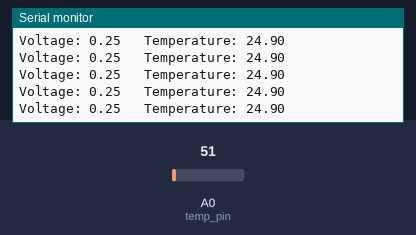
Bench run of a sketch on a simulated Arduino Uno, built with avr-gcc and run on an emulated ATmega328P. Parts: the last lines printed to the serial monitor. The inputs (shaded band) are chosen by the test bench; at power-on: A0 (temp_pin) = 51.

Above: at 1.2 s.
1.3 s: A0 (temp_pin) set to 23
At 1.9 s:
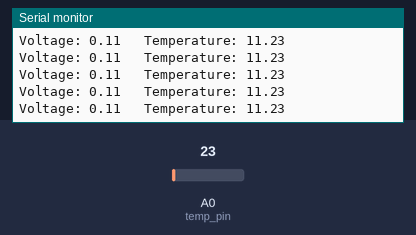
2.8 s: A0 (temp_pin) set to 18
At 3.5 s:
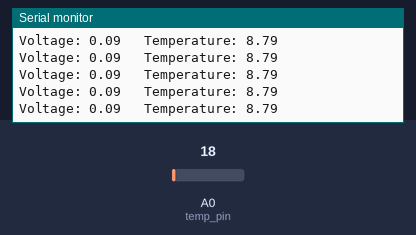
Timing chart, 0 to 5.8 s (numbered marks = the images above; inputs shaded):
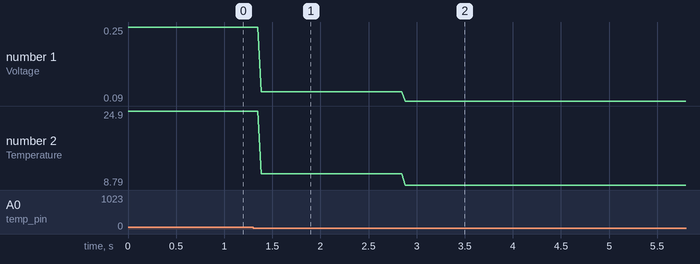

The sketch:

temperature-sensor.ino
```cpp
const int temp_pin=A0;

void setup() {
  // put your setup code here, to run once:
Serial.begin(9600);
}

void loop() {
  // put your main code here, to run repeatedly:
  float voltage;
  voltage = analogRead(temp_pin) * 5.0 / 1024;
  Serial.print("Voltage: ");
  Serial.print(voltage);

  float temp_c;
  temp_c = voltage * 1000.0 / 10.0;
  Serial.print("   Temperature: ");
  Serial.println(temp_c);
}

// Crispus put both sensors in his mouth!!! as per the video instructions
```

Measured:
- after the input at 1.3 s, the serial monitor: prints a new line after 0.09 s (image 1)
- after the input at 2.8 s, the serial monitor: prints a new line after 0.08 s (image 2)
- plotted number 1: 0.25 → 0.11 after the input at 1.3 s, 0.11 → 0.09 after the input at 2.8 s
- plotted number 2: 24.9 → 11.23 after the input at 1.3 s, 11.23 → 8.79 after the input at 2.8 s
